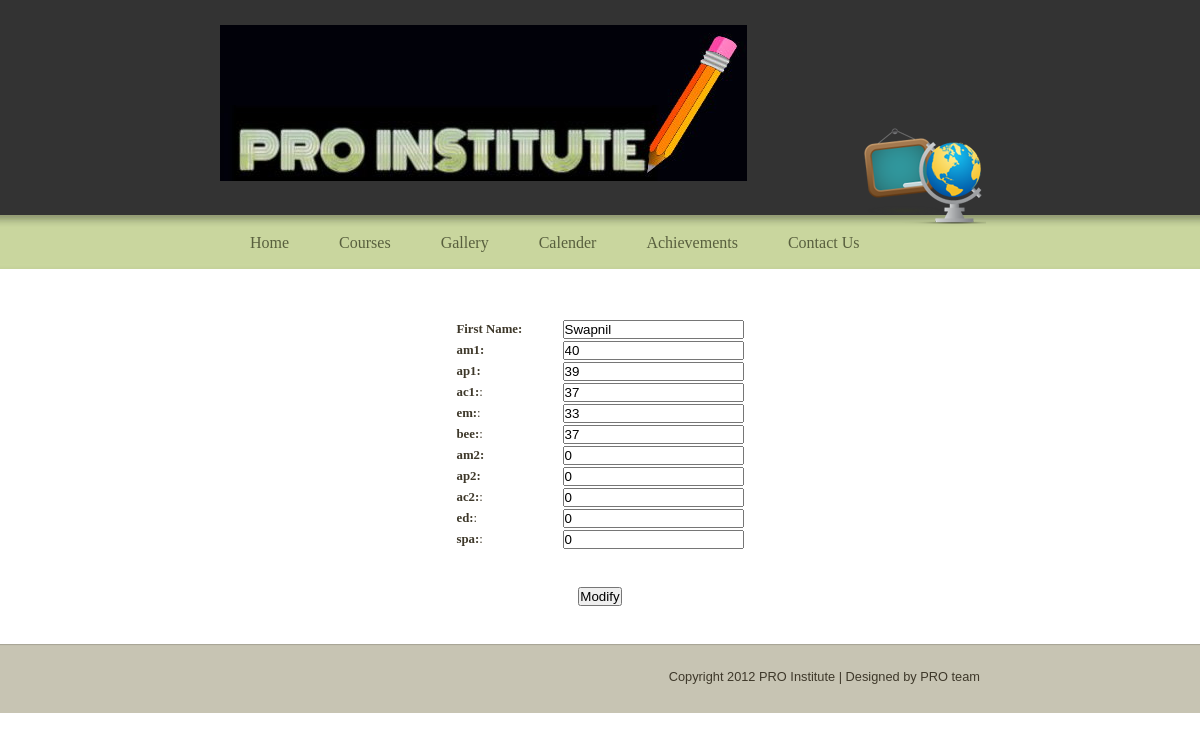
Page /PRO/modifyr2.php?id=101 on the committed database.
### tables this page shows
CREATE TABLE IF NOT EXISTS `result` (
  `Rollno` int(11) NOT NULL,
  `Name` text NOT NULL,
  `m1` int(11) DEFAULT NULL,
  `p1` int(11) DEFAULT NULL,
  `c1` int(11) DEFAULT NULL,
  `em` int(11) DEFAULT NULL,
  `bee` int(11) DEFAULT NULL,
  `m2` int(11) DEFAULT NULL,
  `p2` int(11) DEFAULT NULL,
  `c2` int(11) DEFAULT NULL,
  `ed` int(11) DEFAULT NULL,
  `spa` int(11) DEFAULT NULL,
  PRIMARY KEY (`Rollno`)
);

### PRO/modifyr2.php (the view, shortened to what this page needs)
<!DOCTYPE html>
<html>
<head>
<link rel='stylesheet' type='text/css' href='http://cdn1.editmysite.com/editor/libraries/fancybox/fancybox.css?1349735617'></script>
<link rel='stylesheet' href='http://cdn1.editmysite.com/editor/images/common/common-v2.css?buildTime=1349735617' type='text/css' />
<link rel='stylesheet' type='text/css' href='files/main_style.css?1349893634' title='wsite-theme-css' />
</head>
<body class='wsite-theme-light no-header-page wsite-page-visitor'>
<div id="header-wrapper">
	<div id="header-top">
		<div id="icon"></div>
		<table id="header">
			<tr>
				<td id="logo"><span class='wsite-logo'><a href=''><img src='uploads/1/3/9/3/13935928/logo.jpg' /></a></span></td>
				<td id="header-right">
				</td>
			</tr>
		</table>
	</div>
</div>
<div id="wrapper">
	<div id="content-wrapper">
		<div id="navigation">
			<ul><li id='pg756757160479977039'><a href='index.html'>Home</a></li><li id='pg104995124809686092'><a href='courses.html'>Courses</a></li><li id='pg830857762625900092'><a href='gallery.html'>Gallery</a></li><li id='pg606659361367116278'><a href='calender.html'>Calender</a></li><li id='pg830396505791146032'><a href='achievements.html'>Achievements</a></li><li id='pg191142817225846313'><a href='contact-us.html'>Contact Us</a></li></ul>
		</div>
		<div id="content">
		</div>
	</div>
</div>
<div align="center">
    <?php
	 $id=$_REQUEST['id'];
	 $link=mysql_connect("localhost","root","") or die("Cannot Connect to the database!");
	 $query="SELECT * FROM result WHERE rollno='".$id."'";
		 $resource=mysql_query($query,$link) or die ("An unexpected error occured while <b>modifying</b> the record, Please try again!");
		  $result=mysql_fetch_array($resource);
	 ?>
     <form id="form1" name="form1" method="get" action="modifyr3.php">
        <table align="center" width="291" border="0">
          <tr>
            <td width="129"><strong>First Name:</strong></td>
            <td width="152">
            <label>
              <input name="fname" type="text" id="textfield" value="<?php echo $result[1] ?>" />
            </label></td>
          </tr>
		  <tr>
            <td><strong>am1:</strong></td>
            <td><input type="text" name="m1" id="textfield2" value="<?php echo $result[2] ?>" /></td>
          </tr>
          <tr>
            <td><strong>ap1:</strong></td>
            <td><input type="text" name="p1" id="textfield3" value="<?php echo $result[3] ?>" /></td>
          </tr>
		  <tr>
            <td><strong>ac1:</strong>:</td>
            <td><input type="text" name="c1" id="textfield4" value="<?php echo $result[4] ?>" /></td>
          </tr>
		  <tr>
            <td><strong>em:</strong>:</td>
            <td><input type="text" name="em" id="textfield5" value="<?php echo $result[5] ?>" /></td>
          </tr>
		  <tr>
            <td><strong>bee:</strong>:</td>
            <td><input type="text" name="bee" id="textfield6" value="<?php echo $result[6] ?>" /></td>
          </tr>
		  <tr>
            <td><strong>am2:</strong></td>
            <td><input type="text" name="m2" id="textfield7" value="<?php echo $result[7] ?>" /></td>
          </tr>
          <tr>
            <td><strong>ap2:</strong></td>
            <td><input type="text" name="p2" id="textfield8" value="<?php echo $result[8] ?>" /></td>
          </tr>
		  <tr>
            <td><strong>ac2:</strong>:</td>
            <td><input type="text" name="c2" id="textfield9" value="<?php echo $result[9] ?>" /></td>
          </tr>
		  <tr>
            <td><strong>ed:</strong>:</td>
            <td><input type="text" name="ed" id="textfield10" value="<?php echo $result[10] ?>" /></td>
          </tr>
		  <tr>
            <td><strong>spa:</strong>:</td>
            <td><input type="text" name="spa" id="textfield11" value="<?php echo $result[11] ?>" /></td>
          </tr>
        </table>
		<br></br>
        <p align="center">
          <label>
            <input type="submit" name="button" id="button" value="Modify" />
          </label>
        </p>
		</form>
	</div>
<br></br>
<div id="footer">
	<div id="footer-content"><div id="footer-content"> Copyright 2012 PRO Institute | Designed by PRO team </div></div>
</div>
</body>
</html>

### PRO/files/main_style.css (style rules this page uses)
* { margin: 0; padding: 0; }
body { background-color: #fffff; font-family: Georgia, "Times New Roman", Times, serif; font-size: .8em; color: #3e382a; margin: 0; padding: 0; }
p { line-height: 1.5; }
p { padding: .5em 0; }
#header-top { width: 760px; margin: 0 auto; }
#wrapper { margin-top: -19px; background: #fff url(theme/background.png?528507) repeat-x center top; }
#content-wrapper { position: relative; width: 760px; margin: 0 auto; }
#icon { background: transparent url(theme/icons.png?528507) no-repeat center bottom; position: absolute; z-index: 10; left: 644px; bottom: 10px; width: 122px; height: 96px; }
a { color: #a2ac81; text-decoration: none; }
#header-top { position: relative; }
#header-wrapper { background-color: #333333; }
#logo, #logo a, #logo .wsite-logo a { color: #fff; text-decoration: none; }
#content { margin-top: 24px; padding-bottom: 25px; }
#navigation { margin: 0 0 11px 0; height: 43px; width: 700px; float: left; position: relative; z-index: 11; }
#navigation ul { margin: 0; padding: 0; }
#navigation li { float: left; font-size: 16px; text-align: center; list-style: none; margin: 0; height: 35px; }
#navigation a:link { color: #585f3e; text-decoration: none; }
#navigation a { height: 35px; display: inline-block; padding: 19px 20px 0 30px; }
#header { width: 100%; height: 125px; }
#header, #header table { border-collapse: collapse; border-spacing: 0; }
#header td { vertical-align: middle; text-align: left; }
#logo { padding: 25px 0 45px 0; font-size: 2.5em; font-style: italic; }
#header-right { padding: 0 140px 20px 10px; }
#footer { background: #C7C4B3 url(theme/footer_background.gif?528507) repeat-x center top; padding-top: 25px; padding-bottom: 29px; text-align: right; }
#footer-content { width: 760px; margin: 0 auto; font-family: "lucida grande", arial, sans-serif; }

### rows in the picture
result: fname "Swapnil", m1 "40", p1 "39", c1 "37", em "33", bee "37", m2 "0", p2 "0", c2 "0", ed "0", spa "0"
